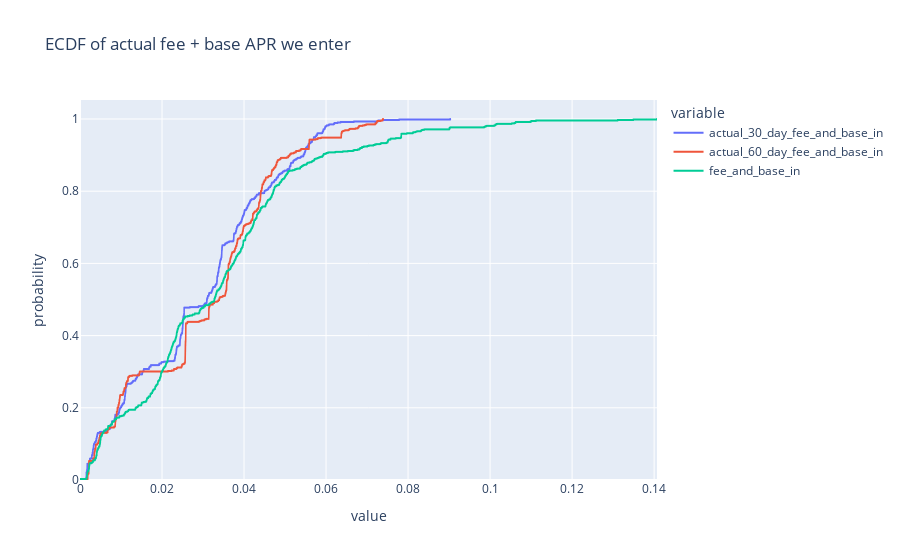

Source (notebook cell):
### Code cell
px.ecdf(
    all_results_df.dropna(subset=["actual_30_day_fee_and_base_in"]),
    x=["actual_30_day_fee_and_base_in", "actual_60_day_fee_and_base_in", "fee_and_base_in"],
    title="ECDF of actual fee + base APR we enter",
).show()

### Figure 1 — Plotly figure (JSON) as saved in the notebook; plotly's stock layout.template omitted (floating-point values rounded to 4 significant figures; data arrays with more than 128 entries replaced by an {"elided": "..."} marker saying what was removed)
{"data": [{"hovertemplate": "variable=actual_30_day_fee_and_base_in<br>value=%{x}<br>probability=%{y}<extra></extra>", "legendgroup": "actual_30_day_fee_and_base_in", "line": {"dash": "solid", "shape": "hv"}, "marker": {"color": "#636efa", "symbol": "circle"}, "mode": "lines", "name": "actual_30_day_fee_and_base_in", "showlegend": true, "type": "scattergl", "x": {"elided": "735 float values"}, "xaxis": "x", "y": {"elided": "735 float values"}, "yaxis": "y"}, {"hovertemplate": "variable=actual_60_day_fee_and_base_in<br>value=%{x}<br>probability=%{y}<extra></extra>", "legendgroup": "actual_60_day_fee_and_base_in", "line": {"dash": "solid", "shape": "hv"}, "marker": {"color": "#EF553B", "symbol": "circle"}, "mode": "lines", "name": "actual_60_day_fee_and_base_in", "showlegend": true, "type": "scattergl", "x": {"elided": "735 float values"}, "xaxis": "x", "y": {"elided": "735 float values"}, "yaxis": "y"}, {"hovertemplate": "variable=fee_and_base_in<br>value=%{x}<br>probability=%{y}<extra></extra>", "legendgroup": "fee_and_base_in", "line": {"dash": "solid", "shape": "hv"}, "marker": {"color": "#00cc96", "symbol": "circle"}, "mode": "lines", "name": "fee_and_base_in", "showlegend": true, "type": "scattergl", "x": {"elided": "735 float values"}, "xaxis": "x", "y": {"elided": "735 float values"}, "yaxis": "y"}], "layout": {"legend": {"title": {"text": "variable"}, "tracegroupgap": 0}, "title": {"text": "ECDF of actual fee + base APR we enter"}, "xaxis": {"anchor": "y", "domain": [0, 1], "title": {"text": "value"}}, "yaxis": {"anchor": "x", "domain": [0, 1], "rangemode": "tozero", "title": {"text": "probability"}}}}
